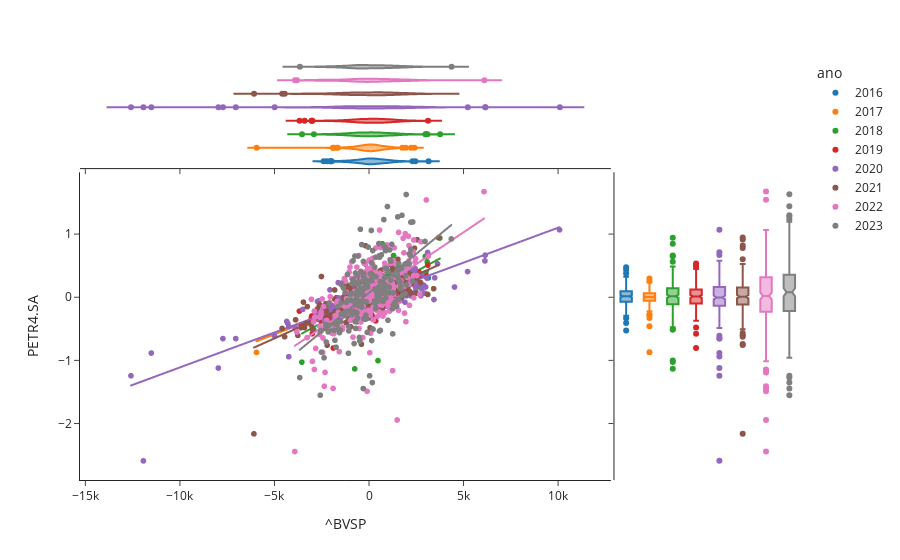

This figure's notebook cell:
### Code cell
# Scatterplot das diferenças PETR4 vs ^BVSP

yf_dif = yf['Adj Close'].copy().diff()
yf_dif['ano'] = yf.reset_index().Date.dt.year.astype('str').values

fig = px.scatter(yf_dif, x = '^BVSP', y='PETR4.SA', color = 'ano', marginal_y="box",
                marginal_x = "violin", trendline="ols", template = "simple_white")
fig.show()

### Figure 1 — Plotly figure (JSON) as saved in the notebook; plotly's stock layout.template omitted (floating-point values rounded to 4 significant figures; data arrays with more than 128 entries replaced by an {"elided": "..."} marker saying what was removed)
{"data": [{"hovertemplate": "ano=2016<br>^BVSP=%{x}<br>PETR4.SA=%{y}<extra></extra>", "legendgroup": "2016", "marker": {"color": "#1F77B4", "symbol": "circle"}, "mode": "markers", "name": "2016", "showlegend": true, "type": "scattergl", "x": {"elided": "249 int values"}, "xaxis": "x", "y": {"elided": "249 float values"}, "yaxis": "y"}, {"alignmentgroup": "True", "hovertemplate": "ano=2016<br>^BVSP=%{x}<extra></extra>", "legendgroup": "2016", "marker": {"color": "#1F77B4", "symbol": "circle"}, "name": "2016", "offsetgroup": "2016", "scalegroup": "x", "showlegend": false, "type": "violin", "x": {"elided": "249 int values"}, "xaxis": "x3", "yaxis": "y3"}, {"alignmentgroup": "True", "hovertemplate": "ano=2016<br>PETR4.SA=%{y}<extra></extra>", "legendgroup": "2016", "marker": {"color": "#1F77B4", "symbol": "circle"}, "name": "2016", "notched": true, "offsetgroup": "2016", "showlegend": false, "type": "box", "xaxis": "x2", "y": {"elided": "249 float values"}, "yaxis": "y2"}, {"hovertemplate": "<b>OLS trendline</b><br>PETR4.SA = 0.000133304 * ^BVSP + 0.00171638<br>R<sup>2</sup>=0.690960<br><br>ano=2016<br>^BVSP=%{x}<br>PETR4.SA=%{y} <b>(trend)</b><extra></extra>", "legendgroup": "2016", "marker": {"color": "#1F77B4", "symbol": "circle"}, "mode": "lines", "name": "2016", "showlegend": false, "type": "scattergl", "x": {"elided": "248 int values"}, "xaxis": "x", "y": {"elided": "248 float values"}, "yaxis": "y"}, {"hovertemplate": "ano=2017<br>^BVSP=%{x}<br>PETR4.SA=%{y}<extra></extra>", "legendgroup": "2017", "marker": {"color": "#FF7F0E", "symbol": "circle"}, "mode": "markers", "name": "2017", "showlegend": true, "type": "scattergl", "x": {"elided": "254 int values"}, "xaxis": "x", "y": {"elided": "254 float values"}, "yaxis": "y"}, {"alignmentgroup": "True", "hovertemplate": "ano=2017<br>^BVSP=%{x}<extra></extra>", "legendgroup": "2017", "marker": {"color": "#FF7F0E", "symbol": "circle"}, "name": "2017", "offsetgroup": "2017", "scalegroup": "x", "showlegend": false, "type": "violin", "x": {"elided": "254 int values"}, "xaxis": "x3", "yaxis": "y3"}, {"alignmentgroup": "True", "hovertemplate": "ano=2017<br>PETR4.SA=%{y}<extra></extra>", "legendgroup": "2017", "marker": {"color": "#FF7F0E", "symbol": "circle"}, "name": "2017", "notched": true, "offsetgroup": "2017", "showlegend": false, "type": "box", "xaxis": "x2", "y": {"elided": "254 float values"}, "yaxis": "y2"}, {"hovertemplate": "<b>OLS trendline</b><br>PETR4.SA = 0.000116504 * ^BVSP + -0.00443902<br>R<sup>2</sup>=0.629815<br><br>ano=2017<br>^BVSP=%{x}<br>PETR4.SA=%{y} <b>(trend)</b><extra></extra>", "legendgroup": "2017", "marker": {"color": "#FF7F0E", "symbol": "circle"}, "mode": "lines", "name": "2017", "showlegend": false, "type": "scattergl", "x": {"elided": "240 int values"}, "xaxis": "x", "y": {"elided": "240 float values"}, "yaxis": "y"}, {"hovertemplate": "ano=2018<br>^BVSP=%{x}<br>PETR4.SA=%{y}<extra></extra>", "legendgroup": "2018", "marker": {"color": "#2CA02C", "symbol": "circle"}, "mode": "markers", "name": "2018", "showlegend": true, "type": "scattergl", "x": {"elided": "246 int values"}, "xaxis": "x", "y": {"elided": "246 float values"}, "yaxis": "y"}, {"alignmentgroup": "True", "hovertemplate": "ano=2018<br>^BVSP=%{x}<extra></extra>", "legendgroup": "2018", "marker": {"color": "#2CA02C", "symbol": "circle"}, "name": "2018", "offsetgroup": "2018", "scalegroup": "x", "showlegend": false, "type": "violin", "x": {"elided": "246 int values"}, "xaxis": "x3", "yaxis": "y3"}, {"alignmentgroup": "True", "hovertemplate": "ano=2018<br>PETR4.SA=%{y}<extra></extra>", "legendgroup": "2018", "marker": {"color": "#2CA02C", "symbol": "circle"}, "name": "2018", "notched": true, "offsetgroup": "2018", "showlegend": false, "type": "box", "xaxis": "x2", "y": {"elided": "246 float values"}, "yaxis": "y2"}, {"hovertemplate": "<b>OLS trendline</b><br>PETR4.SA = 0.000162845 * ^BVSP + 0.00369859<br>R<sup>2</sup>=0.558829<br><br>ano=2018<br>^BVSP=%{x}<br>PETR4.SA=%{y} <b>(trend)</b><extra></extra>", "legendgroup": "2018", "marker": {"color": "#2CA02C", "symbol": "circle"}, "mode": "lines", "name": "2018", "showlegend": false, "type": "scattergl", "x": {"elided": "244 int values"}, "xaxis": "x", "y": {"elided": "244 float values"}, "yaxis": "y"}, {"hovertemplate": "ano=2019<br>^BVSP=%{x}<br>PETR4.SA=%{y}<extra></extra>", "legendgroup": "2019", "marker": {"color": "#D62728", "symbol": "circle"}, "mode": "markers", "name": "2019", "showlegend": true, "type": "scattergl", "x": {"elided": "248 int values"}, "xaxis": "x", "y": {"elided": "248 float values"}, "yaxis": "y"}, {"alignmentgroup": "True", "hovertemplate": "ano=2019<br>^BVSP=%{x}<extra></extra>", "legendgroup": "2019", "marker": {"color": "#D62728", "symbol": "circle"}, "name": "2019", "offsetgroup": "2019", "scalegroup": "x", "showlegend": false, "type": "violin", "x": {"elided": "248 int values"}, "xaxis": "x3", "yaxis": "y3"}, {"alignmentgroup": "True", "hovertemplate": "ano=2019<br>PETR4.SA=%{y}<extra></extra>", "legendgroup": "2019", "marker": {"color": "#D62728", "symbol": "circle"}, "name": "2019", "notched": true, "offsetgroup": "2019", "showlegend": false, "type": "box", "xaxis": "x2", "y": {"elided": "248 float values"}, "yaxis": "y2"}, {"hovertemplate": "<b>OLS trendline</b><br>PETR4.SA = 0.000121132 * ^BVSP + -0.00103246<br>R<sup>2</sup>=0.547066<br><br>ano=2019<br>^BVSP=%{x}<br>PETR4.SA=%{y} <b>(trend)</b><extra></extra>", "legendgroup": "2019", "marker": {"color": "#D62728", "symbol": "circle"}, "mode": "lines", "name": "2019", "showlegend": false, "type": "scattergl", "x": {"elided": "248 int values"}, "xaxis": "x", "y": {"elided": "248 float values"}, "yaxis": "y"}, {"hovertemplate": "ano=2020<br>^BVSP=%{x}<br>PETR4.SA=%{y}<extra></extra>", "legendgroup": "2020", "marker": {"color": "#9467BD", "symbol": "circle"}, "mode": "markers", "name": "2020", "showlegend": true, "type": "scattergl", "x": {"elided": "248 int values"}, "xaxis": "x", "y": {"elided": "248 float values"}, "yaxis": "y"}, {"alignmentgroup": "True", "hovertemplate": "ano=2020<br>^BVSP=%{x}<extra></extra>", "legendgroup": "2020", "marker": {"color": "#9467BD", "symbol": "circle"}, "name": "2020", "offsetgroup": "2020", "scalegroup": "x", "showlegend": false, "type": "violin", "x": {"elided": "248 int values"}, "xaxis": "x3", "yaxis": "y3"}, {"alignmentgroup": "True", "hovertemplate": "ano=2020<br>PETR4.SA=%{y}<extra></extra>", "legendgroup": "2020", "marker": {"color": "#9467BD", "symbol": "circle"}, "name": "2020", "notched": true, "offsetgroup": "2020", "showlegend": false, "type": "box", "xaxis": "x2", "y": {"elided": "248 float values"}, "yaxis": "y2"}, {"hovertemplate": "<b>OLS trendline</b><br>PETR4.SA = 0.000110591 * ^BVSP + -0.00432257<br>R<sup>2</sup>=0.724116<br><br>ano=2020<br>^BVSP=%{x}<br>PETR4.SA=%{y} <b>(trend)</b><extra></extra>", "legendgroup": "2020", "marker": {"color": "#9467BD", "symbol": "circle"}, "mode": "lines", "name": "2020", "showlegend": false, "type": "scattergl", "x": {"elided": "248 int values"}, "xaxis": "x", "y": {"elided": "248 float values"}, "yaxis": "y"}, {"hovertemplate": "ano=2021<br>^BVSP=%{x}<br>PETR4.SA=%{y}<extra></extra>", "legendgroup": "2021", "marker": {"color": "#8C564B", "symbol": "circle"}, "mode": "markers", "name": "2021", "showlegend": true, "type": "scattergl", "x": {"elided": "247 int values"}, "xaxis": "x", "y": {"elided": "247 float values"}, "yaxis": "y"}, {"alignmentgroup": "True", "hovertemplate": "ano=2021<br>^BVSP=%{x}<extra></extra>", "legendgroup": "2021", "marker": {"color": "#8C564B", "symbol": "circle"}, "name": "2021", "offsetgroup": "2021", "scalegroup": "x", "showlegend": false, "type": "violin", "x": {"elided": "247 int values"}, "xaxis": "x3", "yaxis": "y3"}, {"alignmentgroup": "True", "hovertemplate": "ano=2021<br>PETR4.SA=%{y}<extra></extra>", "legendgroup": "2021", "marker": {"color": "#8C564B", "symbol": "circle"}, "name": "2021", "notched": true, "offsetgroup": "2021", "showlegend": false, "type": "box", "xaxis": "x2", "y": {"elided": "247 float values"}, "yaxis": "y2"}, {"hovertemplate": "<b>OLS trendline</b><br>PETR4.SA = 0.000133898 * ^BVSP + 0.0181617<br>R<sup>2</sup>=0.489046<br><br>ano=2021<br>^BVSP=%{x}<br>PETR4.SA=%{y} <b>(trend)</b><extra></extra>", "legendgroup": "2021", "marker": {"color": "#8C564B", "symbol": "circle"}, "mode": "lines", "name": "2021", "showlegend": false, "type": "scattergl", "x": {"elided": "247 int values"}, "xaxis": "x", "y": {"elided": "247 float values"}, "yaxis": "y"}, {"hovertemplate": "ano=2022<br>^BVSP=%{x}<br>PETR4.SA=%{y}<extra></extra>", "legendgroup": "2022", "marker": {"color": "#E377C2", "symbol": "circle"}, "mode": "markers", "name": "2022", "showlegend": true, "type": "scattergl", "x": {"elided": "250 int values"}, "xaxis": "x", "y": {"elided": "250 float values"}, "yaxis": "y"}, {"alignmentgroup": "True", "hovertemplate": "ano=2022<br>^BVSP=%{x}<extra></extra>", "legendgroup": "2022", "marker": {"color": "#E377C2", "symbol": "circle"}, "name": "2022", "offsetgroup": "2022", "scalegroup": "x", "showlegend": false, "type": "violin", "x": {"elided": "250 int values"}, "xaxis": "x3", "yaxis": "y3"}, {"alignmentgroup": "True", "hovertemplate": "ano=2022<br>PETR4.SA=%{y}<extra></extra>", "legendgroup": "2022", "marker": {"color": "#E377C2", "symbol": "circle"}, "name": "2022", "notched": true, "offsetgroup": "2022", "showlegend": false, "type": "box", "xaxis": "x2", "y": {"elided": "250 float values"}, "yaxis": "y2"}, {"hovertemplate": "<b>OLS trendline</b><br>PETR4.SA = 0.000201402 * ^BVSP + 0.0211458<br>R<sup>2</sup>=0.346631<br><br>ano=2022<br>^BVSP=%{x}<br>PETR4.SA=%{y} <b>(trend)</b><extra></extra>", "legendgroup": "2022", "marker": {"color": "#E377C2", "symbol": "circle"}, "mode": "lines", "name": "2022", "showlegend": false, "type": "scattergl", "x": {"elided": "250 int values"}, "xaxis": "x", "y": {"elided": "250 float values"}, "yaxis": "y"}, {"hovertemplate": "ano=2023<br>^BVSP=%{x}<br>PETR4.SA=%{y}<extra></extra>", "legendgroup": "2023", "marker": {"color": "#7F7F7F", "symbol": "circle"}, "mode": "markers", "name": "2023", "showlegend": true, "type": "scattergl", "x": {"elided": "196 int values"}, "xaxis": "x", "y": {"elided": "196 float values"}, "yaxis": "y"}, {"alignmentgroup": "True", "hovertemplate": "ano=2023<br>^BVSP=%{x}<extra></extra>", "legendgroup": "2023", "marker": {"color": "#7F7F7F", "symbol": "circle"}, "name": "2023", "offsetgroup": "2023", "scalegroup": "x", "showlegend": false, "type": "violin", "x": {"elided": "196 int values"}, "xaxis": "x3", "yaxis": "y3"}, {"alignmentgroup": "True", "hovertemplate": "ano=2023<br>PETR4.SA=%{y}<extra></extra>", "legendgroup": "2023", "marker": {"color": "#7F7F7F", "symbol": "circle"}, "name": "2023", "notched": true, "offsetgroup": "2023", "showlegend": false, "type": "box", "xaxis": "x2", "y": {"elided": "196 float values"}, "yaxis": "y2"}, {"hovertemplate": "<b>OLS trendline</b><br>PETR4.SA = 0.000246587 * ^BVSP + 0.069771<br>R<sup>2</sup>=0.334768<br><br>ano=2023<br>^BVSP=%{x}<br>PETR4.SA=%{y} <b>(trend)</b><extra></extra>", "legendgroup": "2023", "marker": {"color": "#7F7F7F", "symbol": "circle"}, "mode": "lines", "name": "2023", "showlegend": false, "type": "scattergl", "x": {"elided": "196 int values"}, "xaxis": "x", "y": {"elided": "196 float values"}, "yaxis": "y"}], "layout": {"legend": {"title": {"text": "ano"}, "tracegroupgap": 0}, "margin": {"t": 60}, "xaxis": {"anchor": "y", "domain": [0, 0.7363], "title": {"text": "^BVSP"}}, "xaxis2": {"anchor": "y2", "domain": [0.7413, 1], "matches": "x2", "showline": false, "showticklabels": false, "ticks": ""}, "xaxis3": {"anchor": "y3", "domain": [0, 0.7363], "matches": "x", "showticklabels": false}, "xaxis4": {"anchor": "y4", "domain": [0.7413, 1], "matches": "x2", "showline": false, "showticklabels": false, "ticks": ""}, "yaxis": {"anchor": "x", "domain": [0, 0.7326], "title": {"text": "PETR4.SA"}}, "yaxis2": {"anchor": "x2", "domain": [0, 0.7326], "matches": "y", "showticklabels": false}, "yaxis3": {"anchor": "x3", "domain": [0.7426, 1], "matches": "y3", "showline": false, "showticklabels": false, "ticks": ""}, "yaxis4": {"anchor": "x4", "domain": [0.7426, 1], "matches": "y3", "showline": false, "showticklabels": false, "ticks": ""}}}
